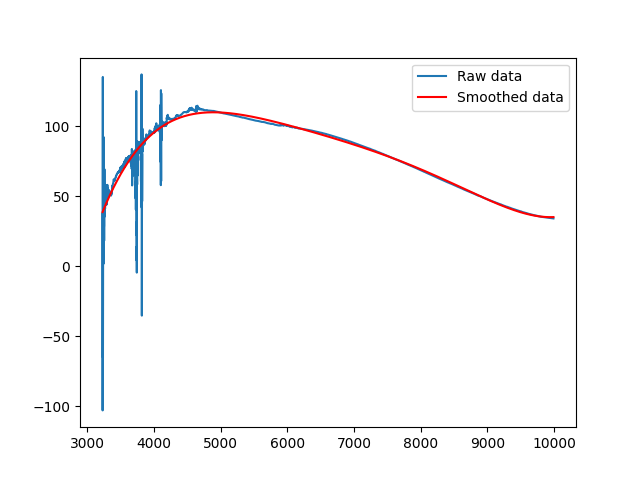

Source code (Python):
import pandas as pd
import matplotlib.pyplot as plt
import numpy as np
from scipy.signal import savgol_filter
from scipy.interpolate import UnivariateSpline
from pathlib import Path

parent_dir = Path(__file__).resolve().parent

data = pd.read_csv(
    f"{parent_dir}/sample_experiment.dat", sep="\s+", header=None, skiprows=2
)

x, y = np.array(data[1]), np.array(data[0])

range_filter = np.where(x < 10_000)
x, y = x[range_filter], y[range_filter]

# y_smooth = savgol_filter(y, window_length=400, polyorder=1)
y_smooth = UnivariateSpline(x, y, s=0.154e6, k=5)(x)


if __name__ == "__main__":
    plt.plot(x, y, label="Raw data")
    plt.plot(x, y_smooth, color="red", label="Smoothed data")
    plt.legend()
    plt.savefig(f"{parent_dir}/sample_experiment.png")
